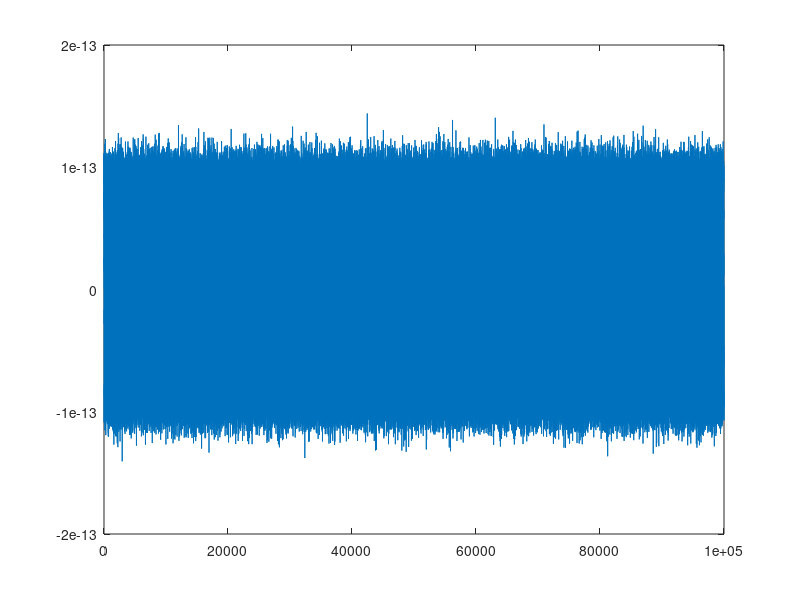

MATLAB code for this plot: (Note: this script raises an error after producing the figure.)
f0 = 20e-3;

t = 1:100000; t=t';
n = 1e-14*randn(size(t));
sig = 1e-13*sin(2*pi*f0*t);

tor = n+sig;

plot(t,tor);

pause

[b s f time]  = peakFitter3Chunk2(t,tor, 15e-3, 22e-3, 1000);

amp = sqrt(b(:,1).^2+b(:,2).^2);

m = mean(amp)
stdDev = std(amp)
meanError = std(amp)/sqrt(rows(amp))

SNR = m/meanError


mean(b)
std(b)


P = psd(t,tor);

loglog(P(:,1), sqrt(P(:,2)));

pause

NFilt = 100;

fil = fir1(100, 0.1,'high');

ftor = filter(fil,1,tor);

tf = t(NFilt:end);
ftor = ftor(NFilt:end);

plot(tf,ftor);

pause

Pf = psd(tf,ftor);

loglog(Pf(:,1), sqrt(Pf(:,2)))


[bf sf ff timef]  = peakFitter3Chunk2(tf,ftor, 15e-3, 22e-3, 1000);

ampf = sqrt(bf(:,1).^2+bf(:,2).^2);

mf = mean(ampf)
stdDevf = std(ampf)
meanErrorf = std(ampf)/sqrt(rows(ampf))

SNRf = m/meanError
pause

